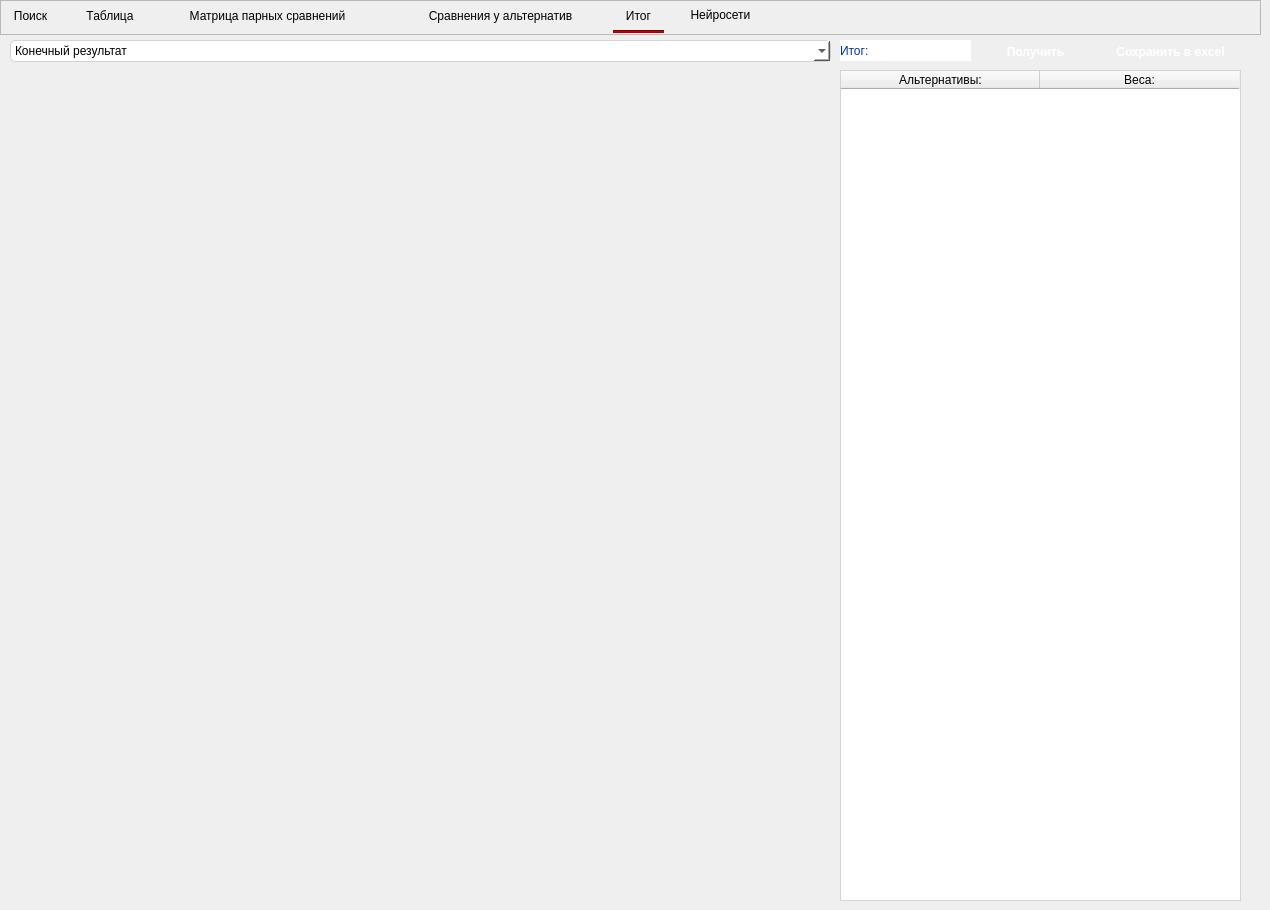
    <widget class="QWidget" name="tab_5">
     <attribute name="title">
      <string>Завершение</string>
     </attribute>
     <widget class="QFrame" name="MainToolBar_5">
      <property name="geometry">
       <rect>
        <x>0</x>
        <y>0</y>
        <width>1261</width>
        <height>35</height>
       </rect>
      </property>
      <property name="styleSheet">
       <string notr="true">QPushButton{
	border: 0px;	
	font: 12pt &quot;Nirmala UI&quot;;
}

QPushButton:hover{
	font: bold;
}

QPushButton:pressed{
	background-color: rgb(227, 253, 252);
	font: bold;
}
QFrame{
	border-bottom: 2px solid rgba(227, 227, 227, 255);
}
</string>
      </property>
      <property name="frameShape">
       <enum>QFrame::StyledPanel</enum>
      </property>
      <property name="frameShadow">
       <enum>QFrame::Raised</enum>
      </property>
      <widget class="QPushButton" name="pushButton_31">
       <property name="geometry">
        <rect>
         <x>0</x>
         <y>0</y>
         <width>61</width>
         <height>31</height>
        </rect>
       </property>
       <property name="styleSheet">
        <string notr="true"/>
       </property>
       <property name="text">
        <string>Поиск</string>
       </property>
      </widget>
      <widget class="QPushButton" name="pushButton_32">
       <property name="geometry">
        <rect>
         <x>70</x>
         <y>0</y>
         <width>80</width>
         <height>31</height>
        </rect>
       </property>
       <property name="styleSheet">
        <string notr="true"/>
       </property>
       <property name="text">
        <string>Таблица</string>
       </property>
      </widget>
      <widget class="QPushButton" name="pushButton_33">
       <property name="geometry">
        <rect>
         <x>152</x>
         <y>0</y>
         <width>231</width>
         <height>31</height>
        </rect>
       </property>
       <property name="styleSheet">
        <string notr="true"/>
       </property>
       <property name="text">
        <string>Матрица парных сравнений</string>
       </property>
      </widget>
      <widget class="QPushButton" name="pushButton_34">
       <property name="geometry">
        <rect>
         <x>390</x>
         <y>0</y>
         <width>221</width>
         <height>31</height>
        </rect>
       </property>
       <property name="styleSheet">
        <string notr="true"/>
       </property>
       <property name="text">
        <string>Сравнения у альтернатив</string>
       </property>
      </widget>
      <widget class="QPushButton" name="pushButton_35">
       <property name="geometry">
        <rect>
         <x>613</x>
         <y>0</y>
         <width>51</width>
         <height>31</height>
        </rect>
       </property>
       <property name="styleSheet">
        <string notr="true"/>
       </property>
       <property name="text">
        <string>Итог</string>
       </property>
      </widget>
      <widget class="QPushButton" name="pushButton_50">
       <property name="geometry">
        <rect>
         <x>670</x>
         <y>0</y>
         <width>101</width>
         <height>30</height>
        </rect>
       </property>
       <property name="styleSheet">
        <string notr="true"/>
       </property>
       <property name="text">
        <string>Нейросети</string>
       </property>
      </widget>
     </widget>
     <widget class="Line" name="line_5">
      <property name="geometry">
       <rect>
        <x>613</x>
        <y>30</y>
        <width>51</width>
        <height>3</height>
       </rect>
      </property>
      <property name="styleSheet">
       <string notr="true">background-color: rgb(170, 0, 0);</string>
      </property>
      <property name="orientation">
       <enum>Qt::Horizontal</enum>
      </property>
     </widget>
     <widget class="QPushButton" name="pushButton_43">
      <property name="geometry">
       <rect>
        <x>1100</x>
        <y>40</y>
        <width>141</width>
        <height>23</height>
       </rect>
      </property>
      <property name="styleSheet">
       <string notr="true">QPushButton
{
background-color: qlineargradient(x1: 0, y1: 0, x2: 0, y2: 1,
                                 stop: 0 #6da8f7, stop: 1 #4b7dda);
color: white;
border-radius: 5px;
border: none;
font-weight: bold;
font-size: 12px;
padding: 3px 5px;
}

QPushButton:hover
{
background-color: qlineargradient(x1: 0, y1: 0, x2: 0, y2: 1,
                                 stop: 0 #4b7dda, stop: 1 #6da8f7);
}

QPushButton:pressed
{
background-color: qlineargradient(x1: 0, y1: 0, x2: 0, y2: 1,
                                 stop: 0 #4b7dda, stop: 1 #6da8f7);
padding-left: 8px;
padding-top: 6px;
}
</string>
      </property>
      <property name="text">
       <string>Сохранить в excel</string>
      </property>
     </widget>
     <widget class="QWidget" name="widget" native="true">
      <property name="geometry">
       <rect>
        <x>10</x>
        <y>70</y>
        <width>821</width>
        <height>831</height>
       </rect>
      </property>
     </widget>
     <widget class="QComboBox" name="comboBox_2">
      <property name="geometry">
       <rect>
        <x>10</x>
        <y>40</y>
        <width>821</width>
        <height>22</height>
       </rect>
      </property>
      <property name="styleSheet">
       <string notr="true">QComboBox
{
    background-color: white;
    border: 1px solid lightgray;
    border-radius: 5px;
}

QComboBox:hover
{
    background-color: rgba(200, 200, 200, 0.2);
}

QComboBox:!enabled
{
    background-color: rgb(230, 230, 230);
}</string>
      </property>
      <item>
       <property name="text">
        <string>Конечный результат</string>
       </property>
      </item>
      <item>
       <property name="text">
        <string>Параметры</string>
       </property>
      </item>
      <item>
       <property name="text">
        <string>Влияние параметров</string>
       </property>
      </item>
     </widget>
     <widget class="QLabel" name="label_6">
      <property name="geometry">
       <rect>
        <x>840</x>
        <y>40</y>
        <width>131</width>
        <height>21</height>
       </rect>
      </property>
      <property name="styleSheet">
       <string notr="true">QLabel {
    background-color: white;
    color: #003399;
}</string>
      </property>
      <property name="text">
       <string>Итог:</string>
      </property>
     </widget>
     <widget class="QPushButton" name="pushButton_44">
      <property name="geometry">
       <rect>
        <x>980</x>
        <y>40</y>
        <width>111</width>
        <height>23</height>
       </rect>
      </property>
      <property name="styleSheet">
       <string notr="true">QPushButton
{
background-color: qlineargradient(x1: 0, y1: 0, x2: 0, y2: 1,
                                 stop: 0 #6da8f7, stop: 1 #4b7dda);
color: white;
border-radius: 5px;
border: none;
font-weight: bold;
font-size: 12px;
padding: 3px 5px;
}

QPushButton:hover
{
background-color: qlineargradient(x1: 0, y1: 0, x2: 0, y2: 1,
                                 stop: 0 #4b7dda, stop: 1 #6da8f7);
}

QPushButton:pressed
{
background-color: qlineargradient(x1: 0, y1: 0, x2: 0, y2: 1,
                                 stop: 0 #4b7dda, stop: 1 #6da8f7);
padding-left: 8px;
padding-top: 6px;
}
</string>
      </property>
      <property name="text">
       <string>Получить</string>
      </property>
     </widget>
     <widget class="QTableWidget" name="tableWidget">
      <property name="geometry">
       <rect>
        <x>840</x>
        <y>70</y>
        <width>401</width>
        <height>831</height>
       </rect>
      </property>
      <property name="styleSheet">
       <string notr="true">QTableWidget
{
    background-color: white;
    gridline-color: lightgray;
    border: 1px solid lightgray;
	font:16px;
}

QTableWidget::item
{
    padding: 3px;
}

QTableWidget::item:selected {
    background: qlineargradient(x1: 0, y1: 0, x2: 0, y2: 1, stop: 0 #add8e6, stop: 1 #ffffff);
    border: 1px solid #87CEFA;
	
	color: rgb(0, 0, 0);
}
</string>
      </property>
      <attribute name="horizontalHeaderMinimumSectionSize">
       <number>150</number>
      </attribute>
      <attribute name="horizontalHeaderDefaultSectionSize">
       <number>199</number>
      </attribute>
      <attribute name="verticalHeaderVisible">
       <bool>false</bool>
      </attribute>
      <column>
       <property name="text">
        <string>Альтернативы:</string>
       </property>
      </column>
      <column>
       <property name="text">
        <string>Веса:</string>
       </property>
      </column>
     </widget>
    </widget>
